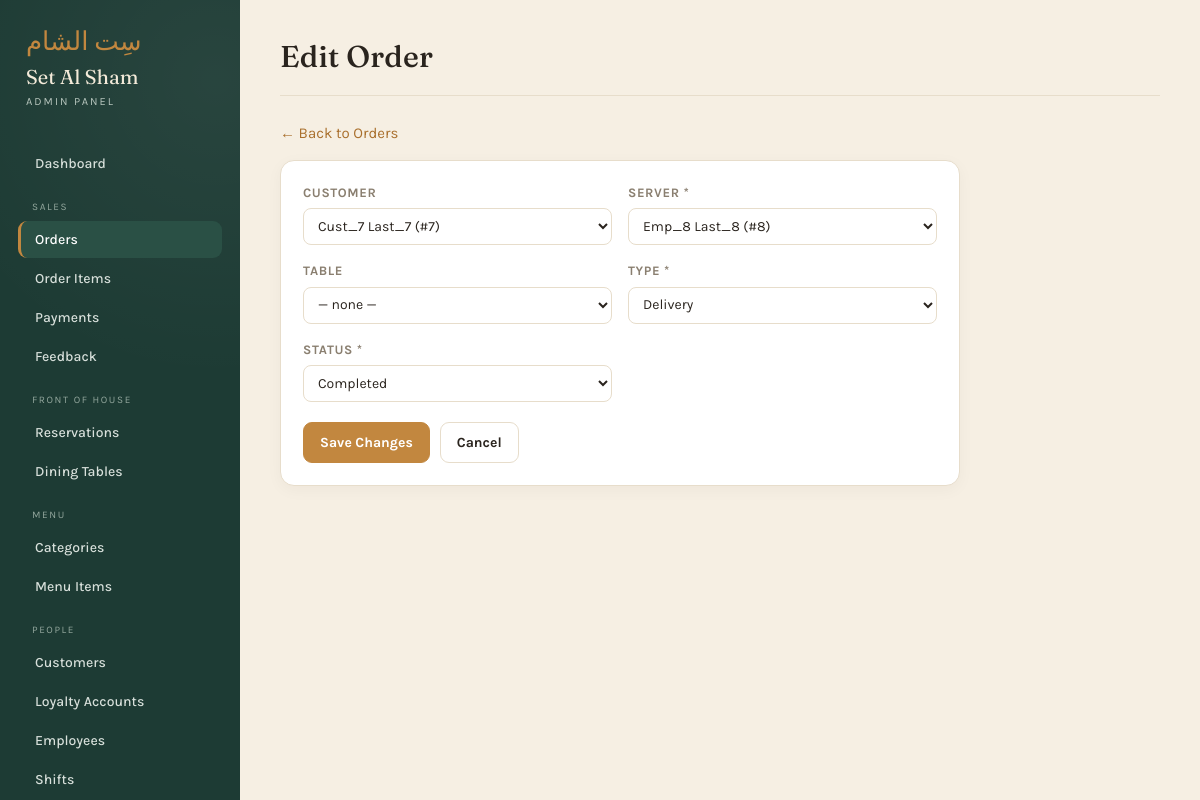
The page /admin/form.php?t=orders&id=20 (signed in) on the database its author committed.
### tables this page shows
CREATE TABLE Orders (
    OrderID INT AUTO_INCREMENT PRIMARY KEY,
    CustomerID INT,
    EmployeeID INT NOT NULL,
    TableID INT,
    OrderType VARCHAR(20) NOT NULL CHECK (OrderType IN ('Dine-in', 'Takeaway', 'Delivery')),
    OrderDateTime DATETIME DEFAULT CURRENT_TIMESTAMP,
    TotalAmount DECIMAL(10, 2) DEFAULT 0.00,
    Status VARCHAR(20) DEFAULT 'In Progress' CHECK (Status IN ('In Progress', 'Completed', 'Cancelled')),
    FOREIGN KEY (CustomerID) REFERENCES Customers(CustomerID) ON DELETE SET NULL,
    FOREIGN KEY (EmployeeID) REFERENCES Employees(EmployeeID) ON DELETE RESTRICT,
    FOREIGN KEY (TableID) REFERENCES DiningTables(TableID) ON DELETE SET NULL
);

### admin/db.php (called while the page is built, shortened)
<?php
function h($s)     { return htmlspecialchars($s ?? '', ENT_QUOTES); }

### admin/lib.php (the view, shortened to what this page needs)
<?php
function form_cols($cfg) {
    return array_filter($cfg['cols'], function ($c) {
        return ($c['type'] ?? '') !== 'pk' && ($c['form'] ?? true) !== false;
    });
}
function fk_options($conn, $c) {
    $ft  = $c['fk']['table'];
    $fpk = $c['fk']['pk'];
    $parts = array_map(fn($lc) => "`$lc`", $c['fk']['labelCols']);
    $expr = count($parts) > 1 ? "CONCAT_WS(' ', " . implode(',', $parts) . ")" : $parts[0];
    $res = mysqli_query($conn, "SELECT `$fpk` AS id, $expr AS label FROM `$ft` ORDER BY label");
    $out = [];
    while ($r = mysqli_fetch_assoc($res)) $out[$r['id']] = $r['label'];
    return $out;
}
function field_input($conn, $c, $val) {
    $name = $c['name'];
    $type = $c['type'] ?? 'text';
    $req  = !empty($c['req']) ? 'required' : '';
    if ($type === 'enum' || $type === 'fk') {
        $opts = $type === 'fk' ? fk_options($conn, $c) : array_combine($c['opts'], $c['opts']);
        $html = "<select name='" . h($name) . "' $req>";
        if (empty($c['req'])) $html .= "<option value=''>— none —</option>";
        foreach ($opts as $id => $lbl) {
            $sel = ((string)$val === (string)$id) ? 'selected' : '';
            $shown = $type === 'fk' ? h($lbl) . " (#" . h($id) . ")" : h($lbl);
            $html .= "<option value='" . h($id) . "' $sel>$shown</option>";
        }
        return $html . "</select>";
    }
    $itype = ['int'=>'number','decimal'=>'number','date'=>'date','time'=>'time'][$type] ?? 'text';
    $step  = $type === 'decimal' ? "step='0.01'" : ($type === 'int' ? "step='1'" : '');
    return "<input type='$itype' name='" . h($name) . "' value='" . h($val) . "' $step $req>";
}
function get_row($conn, $cfg, $id) {
    $stmt = mysqli_prepare($conn, "SELECT * FROM `{$cfg['table']}` WHERE `{$cfg['pk']}`=?");
    mysqli_stmt_execute($stmt, [$id]);
    return mysqli_fetch_assoc(mysqli_stmt_get_result($stmt));
}

### admin/form.php (shortened to what this page needs)
<?php
require 'db.php';
require 'lib.php';
$key = $_GET['t'] ?? '';
$cfg = table_cfg($key);
$id  = (int)($_GET['id'] ?? 0);
$editing = $id > 0;
$values = [];
if ($editing) {
    $row = get_row($conn, $cfg, $id);
    $values = $row;
}
require 'header.php';
?>
<p><a href="list.php?t=<?= h($key) ?>">&larr; Back to <?= h($cfg['label']) ?></a></p>
<div class="card" style="max-width:680px">
  <form method="post">
    <div class="form-grid">
      <?php foreach (form_cols($cfg) as $c):
        $val = $values[$c['name']] ?? '';
        if (($c['type'] ?? '') === 'bool'): ?>
          <label style="flex-direction:row;align-items:center;gap:8px;text-transform:none;letter-spacing:normal">
            <?= field_input($conn, $c, $val) ?> <?= h($c['label']) ?>
          </label>
        <?php else: ?>
          <label><?= h($c['label']) ?><?= !empty($c['req']) ? ' *' : '' ?>
            <?= field_input($conn, $c, $val) ?>
          </label>
        <?php endif;
      endforeach; ?>
    </div>
    <div class="form-actions">
      <button class="btn btn-primary"><?= $editing ? 'Save Changes' : 'Add Record' ?></button>
      <a class="btn" href="list.php?t=<?= h($key) ?>">Cancel</a>
    </div>
  </form>
</div>
<?php require 'footer.php'; ?>

### admin/style.css (style rules this page uses)
:root { --green: #1d3b34; --green-soft: #2a5045; --parch: #f6efe3; --card: #ffffff; --ink: #2a241e; --muted: #8a7f70; --line: #e7ddcb; --saffron: #c2873f; --saffron-d: #a96f2c; --terra: #9c4a32; --ok: #3f7d5b; --warn: #b07d2a; --cream: #f3ead9; }
* { box-sizing: border-box; }
body { margin: 0; font-family: 'Karla', sans-serif; color: var(--ink); background: var(--parch); font-size: 15px; line-height: 1.5; }
a { color: var(--saffron-d); text-decoration: none; }
.card { background: var(--card); border: 1px solid var(--line); border-radius: 14px; padding: 22px; box-shadow: 0 4px 16px rgba(42,36,30,.04); margin-bottom: 22px; }
.btn { display: inline-block; font-family: 'Karla', sans-serif; font-size: 14px; font-weight: 700; padding: 9px 16px; border-radius: 9px; border: 1px solid var(--line); background: #fff; color: var(--ink); cursor: pointer; transition: background .15s, border-color .15s; }
.btn-primary { background: var(--saffron); border-color: var(--saffron); color: #fff; }
select, input[type=text], input[type=number], input[type=password], input[type=date], input[type=time] { font-family: 'Karla', sans-serif; font-size: 14px; padding: 8px 10px; border: 1px solid var(--line); border-radius: 8px; background: #fff; color: var(--ink); }
.form-grid { display: grid; grid-template-columns: repeat(auto-fit, minmax(220px, 1fr)); gap: 16px; }
.form-grid label { display: flex; flex-direction: column; gap: 6px; font-weight: 700; font-size: 13px; color: var(--muted); text-transform: uppercase; letter-spacing: .6px; }
.form-grid input, .form-grid select { font-weight: 400; text-transform: none; letter-spacing: normal; color: var(--ink); }
.form-actions { margin-top: 20px; display: flex; gap: 10px; }

### rows shown on the page
orders: CustomerID "Cust_7 Last_7 (#7)", EmployeeID "Emp_8 Last_8 (#8)", OrderType "Delivery", Status "Completed"

### other values the page prints
$gname "SALES"
$navLabel "Orders"
$navLabel "Order Items"
$navLabel "Payments"
$navLabel "Feedback"
$gname "FRONT OF HOUSE"
$navLabel "Reservations"
$navLabel "Dining Tables"
$gname "MENU"
$navLabel "Categories"
$navLabel "Menu Items"
$gname "PEOPLE"
$navLabel "Customers"
$navLabel "Loyalty Accounts"
$navLabel "Employees"
